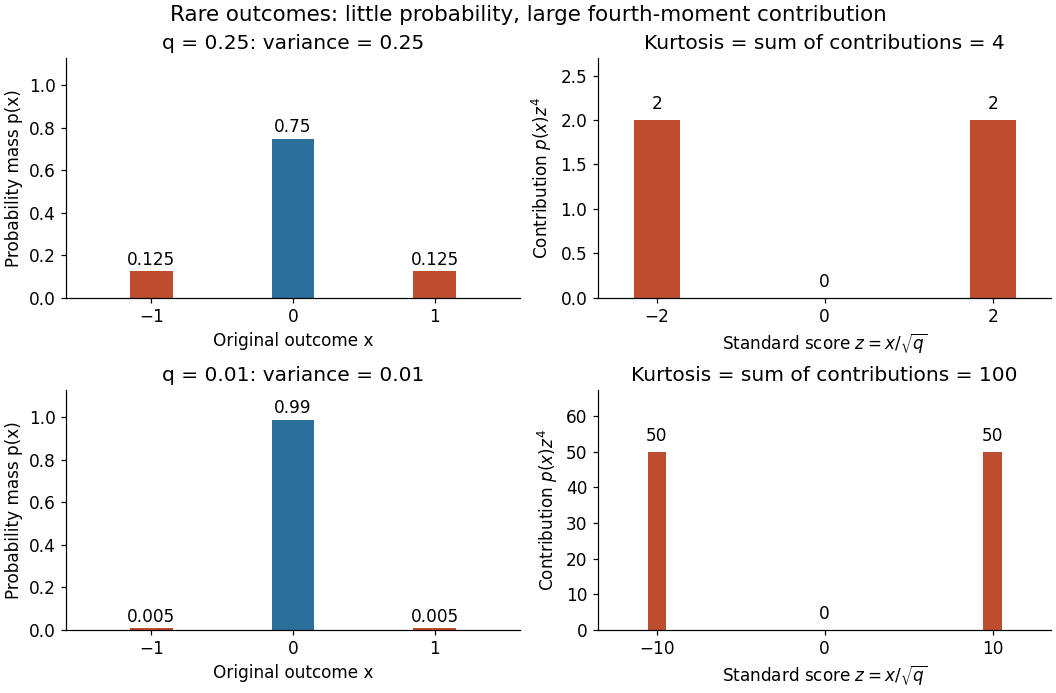

Source code (Python):
"""Exact three-point laws, not sampled data. Python 3.14, matplotlib 3.10.7, numpy 2.3.5."""

from pathlib import Path

import matplotlib.pyplot as plt
import numpy as np


def main():
    plt.rcParams.update({"font.size": 11, "axes.spines.top": False, "axes.spines.right": False})
    fig, axes = plt.subplots(2, 2, figsize=(9.6, 6.3), layout="constrained", facecolor="white")
    x = np.array([-1.0, 0.0, 1.0])
    for row, q in enumerate((0.25, 0.01)):
        p = np.array([q / 2, 1 - q, q / 2])
        z = x / np.sqrt(q)
        contributions = p * z**4
        left, right = axes[row]
        left.bar(x, p, width=0.3, color=["#bc4d2f", "#2b6f9c", "#bc4d2f"])
        left.set(xlim=(-1.6, 1.6), ylim=(0, 1.13), xticks=x, xlabel="Original outcome x", ylabel="Probability mass p(x)")
        left.set_title(f"q = {q:g}: variance = {q:g}")
        for point, mass in zip(x, p):
            left.text(point, mass + 0.03, f"{mass:g}", ha="center")
        right.bar(z, contributions, width=0.55 if q == 0.25 else 1.1, color="#bc4d2f")
        right.set(xlim=(-1.35 / np.sqrt(q), 1.35 / np.sqrt(q)), ylim=(0, contributions.max() * 1.35), xticks=z, xlabel=r"Standard score $z=x/\sqrt{q}$", ylabel=r"Contribution $p(x)z^4$")
        right.set_title(f"Kurtosis = sum of contributions = {1 / q:g}")
        for point, contribution in zip(z, contributions):
            right.text(point, contribution + contributions.max() * 0.06, f"{contribution:g}", ha="center")
    fig.suptitle("Rare outcomes: little probability, large fourth-moment contribution", fontsize=14)
    fig.savefig(Path(__file__).with_suffix(".png").name, dpi=110, facecolor="white", transparent=False)
    plt.close(fig)


if __name__ == "__main__":
    main()
